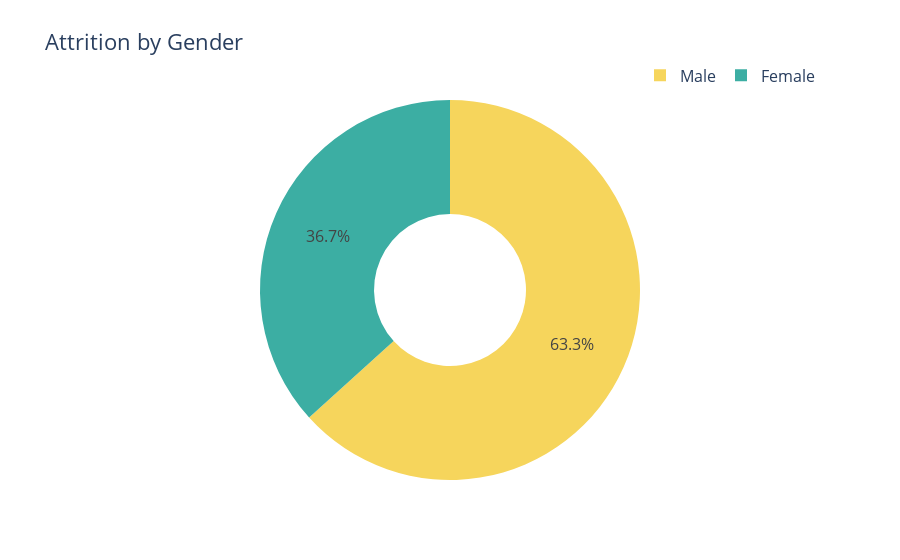

Notebook code for this chart:
### Markdown cell above
# We can see that the employees who don’t get promotions leave the organization more compared to the employees who got promotions. Now let’s have a look at the percentage of attrition by gender:

### Code cell
attrition_by = attr_df.groupby(['Gender']).size().reset_index(name='count')
attrition_by

# Create a donut chart
fig = go.Figure(data=[go.Pie(
    labels=attrition_by['Gender'],
    values=attrition_by['count'],
    hole=0.4,
    marker=dict(colors=['#3CAEA3', '#F6D55C']),
    textposition='inside'
)])

# Update the layout
fig.update_layout(title='Attrition by Gender', font=dict(size=16), legend=dict(
    orientation="h", yanchor="bottom", y=1.02, xanchor="right", x=1
))

# Show the chart
fig.show()

### Figure 1 — Plotly figure (JSON) as saved in the notebook; plotly's stock layout.template omitted (floating-point values rounded to 4 significant figures)
{"data": [{"hole": 0.4, "labels": ["Female", "Male"], "marker": {"colors": ["#3CAEA3", "#F6D55C"]}, "textposition": "inside", "type": "pie", "values": [87, 150]}], "layout": {"font": {"size": 16}, "legend": {"orientation": "h", "x": 1, "xanchor": "right", "y": 1.02, "yanchor": "bottom"}, "title": {"text": "Attrition by Gender"}}}
